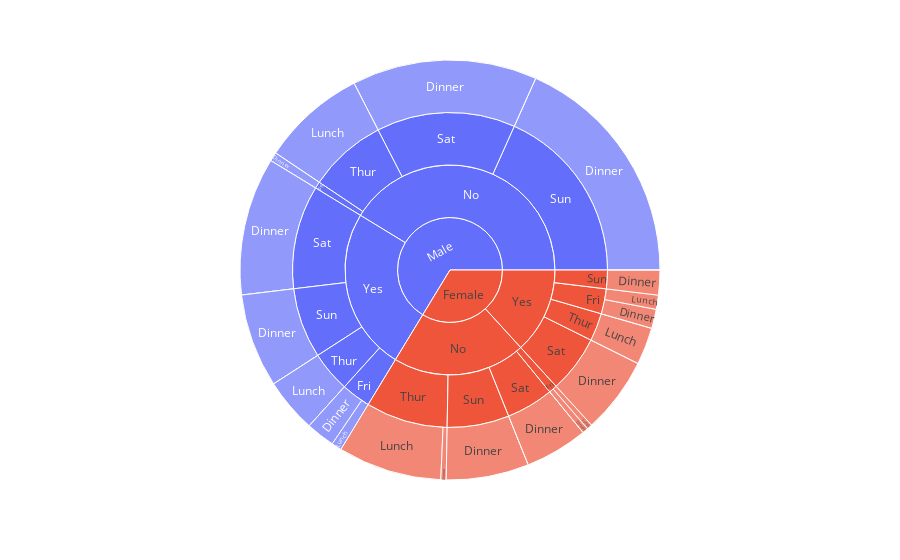

The code cell stored with this chart in its notebook:
### Code cell
import plotly.express as px
import seaborn as sns
fig = px.sunburst(tips, 
                  path=['sex','smoker', 'day', 'time'], 
                  values='tip' , color='sex',
                  hover_data=['tip', 'day', 'time'])
# how can we add more values when we hover the pointer on the plot?
# Show the plot
fig.show()
fig.write_image('tips.png')

### Figure 1 — Plotly figure (JSON) as saved in the notebook; plotly's stock layout.template omitted (floating-point values rounded to 4 significant figures; data arrays with more than 128 entries replaced by an {"elided": "..."} marker saying what was removed)
{"data": [{"branchvalues": "total", "customdata": {"elided": "54x4 mixed values"}, "domain": {"x": [0, 1], "y": [0, 1]}, "hovertemplate": "labels=%{label}<br>tip=%{customdata[0]}<br>parent=%{parent}<br>id=%{id}<br>day=%{customdata[1]}<br>time=%{customdata[2]}<br>sex=%{customdata[3]}<extra></extra>", "ids": ["Male/Yes/Thur/Lunch", "Female/Yes/Sun/Dinner", "Male/No/Sun/Lunch", "Female/Yes/Fri", "Female/No/Sat/Lunch", "Female/Yes/Fri/Dinner", "Male/No/Fri/Dinner", "Male/Yes/Thur/Dinner", "Male/No/Thur/Dinner", "Male", "Male/Yes/Fri/Lunch", "Female/Yes/Thur", "Male/Yes/Thur", "Female/No", "Male/No/Thur", "Male/No/Fri", "Female/No/Thur", "Male/Yes/Fri", "Male/Yes/Sat", "Female/Yes/Sat", "Male/No/Sat", "Female/No/Sat", "Male/Yes/Sun", "Female/Yes/Sun", "Male/No/Sun", "Female/No/Sun", "Male/Yes", "Female/Yes", "Male/No", "Female/No/Fri", "Female/No/Sun/Dinner", "Male/No/Sat/Dinner", "Male/Yes/Sun/Dinner", "Female/Yes/Thur/Lunch", "Male/No/Thur/Lunch", "Female/No/Thur/Lunch", "Female/Yes/Fri/Lunch", "Male/No/Fri/Lunch", "Female/No/Fri/Lunch", "Male/Yes/Sat/Lunch", "Female/Yes/Sat/Lunch", "Male/No/Sat/Lunch", "Male/Yes/Sun/Lunch", "Female/Yes/Sun/Lunch", "Female/No/Sun/Lunch", "Female/Yes/Thur/Dinner", "Female/No/Thur/Dinner", "Male/Yes/Fri/Dinner", "Female/No/Fri/Dinner", "Male/Yes/Sat/Dinner", "Female/Yes/Sat/Dinner", "Female/No/Sat/Dinner", "Male/No/Sun/Dinner", "Female"], "labels": ["Lunch", "Dinner", "Lunch", "Fri", "Lunch", "Dinner", "Dinner", "Dinner", "Dinner", "Male", "Lunch", "Thur", "Thur", "No", "Thur", "Fri", "Thur", "Fri", "Sat", "Sat", "Sat", "Sat", "Sun", "Sun", "Sun", "Sun", "Yes", "Yes", "No", "Fri", "Dinner", "Dinner", "Dinner", "Lunch", "Lunch", "Lunch", "Lunch", "Lunch", "Lunch", "Lunch", "Lunch", "Lunch", "Lunch", "Lunch", "Lunch", "Dinner", "Dinner", "Dinner", "Dinner", "Dinner", "Dinner", "Dinner", "Dinner", "Female"], "marker": {"colors": ["#636efa", "#EF553B", "#00cc96", "#EF553B", "#00cc96", "#EF553B", "#636efa", "#00cc96", "#00cc96", "#636efa", "#636efa", "#EF553B", "#636efa", "#EF553B", "#636efa", "#636efa", "#EF553B", "#636efa", "#636efa", "#EF553B", "#636efa", "#EF553B", "#636efa", "#EF553B", "#636efa", "#EF553B", "#636efa", "#EF553B", "#636efa", "#EF553B", "#EF553B", "#636efa", "#636efa", "#EF553B", "#636efa", "#EF553B", "#EF553B", "#00cc96", "#EF553B", "#00cc96", "#00cc96", "#00cc96", "#00cc96", "#00cc96", "#00cc96", "#00cc96", "#EF553B", "#636efa", "#EF553B", "#636efa", "#EF553B", "#EF553B", "#636efa", "#EF553B"]}, "name": "", "parents": ["Male/Yes/Thur", "Female/Yes/Sun", "Male/No/Sun", "Female/Yes", "Female/No/Sat", "Female/Yes/Fri", "Male/No/Fri", "Male/Yes/Thur", "Male/No/Thur", "", "Male/Yes/Fri", "Female/Yes", "Male/Yes", "Female", "Male/No", "Male/No", "Female/No", "Male/Yes", "Male/Yes", "Female/Yes", "Male/No", "Female/No", "Male/Yes", "Female/Yes", "Male/No", "Female/No", "Male", "Female", "Male", "Female/No", "Female/No/Sun", "Male/No/Sat", "Male/Yes/Sun", "Female/Yes/Thur", "Male/No/Thur", "Female/No/Thur", "Female/Yes/Fri", "Male/No/Fri", "Female/No/Fri", "Male/Yes/Sat", "Female/Yes/Sat", "Male/No/Sat", "Male/Yes/Sun", "Female/Yes/Sun", "Female/No/Sun", "Female/Yes/Thur", "Female/No/Thur", "Male/Yes/Fri", "Female/No/Fri", "Male/Yes/Sat", "Female/Yes/Sat", "Female/No/Sat", "Male/No/Sun", ""], "type": "sunburst", "values": [30.58, 14, 0, 18.78, 0, 10.8, 5, 0, 0, 485.1, 5.7, 20.93, 30.58, 149.8, 58.83, 5, 61.49, 21.93, 77.74, 43.03, 104.2, 35.42, 52.82, 14, 134.0, 46.61, 183.1, 96.74, 302, 6.25, 46.61, 104.2, 52.82, 20.93, 58.83, 58.49, 7.98, 0, 3, 0, 0, 0, 0, 0, 0, 0, 3, 16.23, 3.25, 77.74, 43.03, 35.42, 134.0, 246.5]}], "layout": {"legend": {"tracegroupgap": 0}, "margin": {"t": 60}}}
